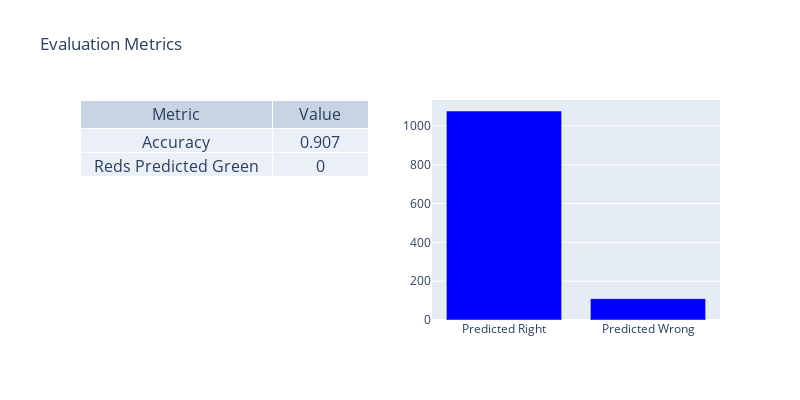

The cell this chart's notebook holds for it:
### Markdown cell above
# Selected parameters

### Code cell
img_size = 32
crop_left = 12
crop_top = 2
w1 = 2
w2 = 1

df_train_predictions = Classifier(img_size, crop_left, crop_top, w1, w2).run(df_train)
metrics = Evaluator().run(df_train_true_labels["label"], df_train_predictions["y_bar"])

print_metrics(metrics)

### Figure 1 — Plotly figure (JSON) as saved in the notebook; plotly's stock layout.template omitted (floating-point values rounded to 4 significant figures)
{"data": [{"cells": {"font": {"size": 16}, "height": 24, "values": [["Accuracy", "Reds Predicted Green"], ["0.907", 0]]}, "columnwidth": [200, 100], "domain": {"x": [0, 0.45], "y": [0, 1]}, "header": {"font": {"size": 16}, "values": ["Metric", "Value"]}, "type": "table"}, {"marker": {"color": "blue"}, "type": "bar", "x": ["Predicted Right", "Predicted Wrong"], "xaxis": "x", "y": [1077, 110], "yaxis": "y"}], "layout": {"height": 400, "title": {"text": "Evaluation Metrics"}, "width": 800, "xaxis": {"anchor": "y", "autorange": true, "domain": [0.55, 1], "range": [-0.5, 1.5], "type": "category"}, "yaxis": {"anchor": "x", "autorange": true, "domain": [0, 1], "range": [0, 1134.0], "type": "linear"}}}
